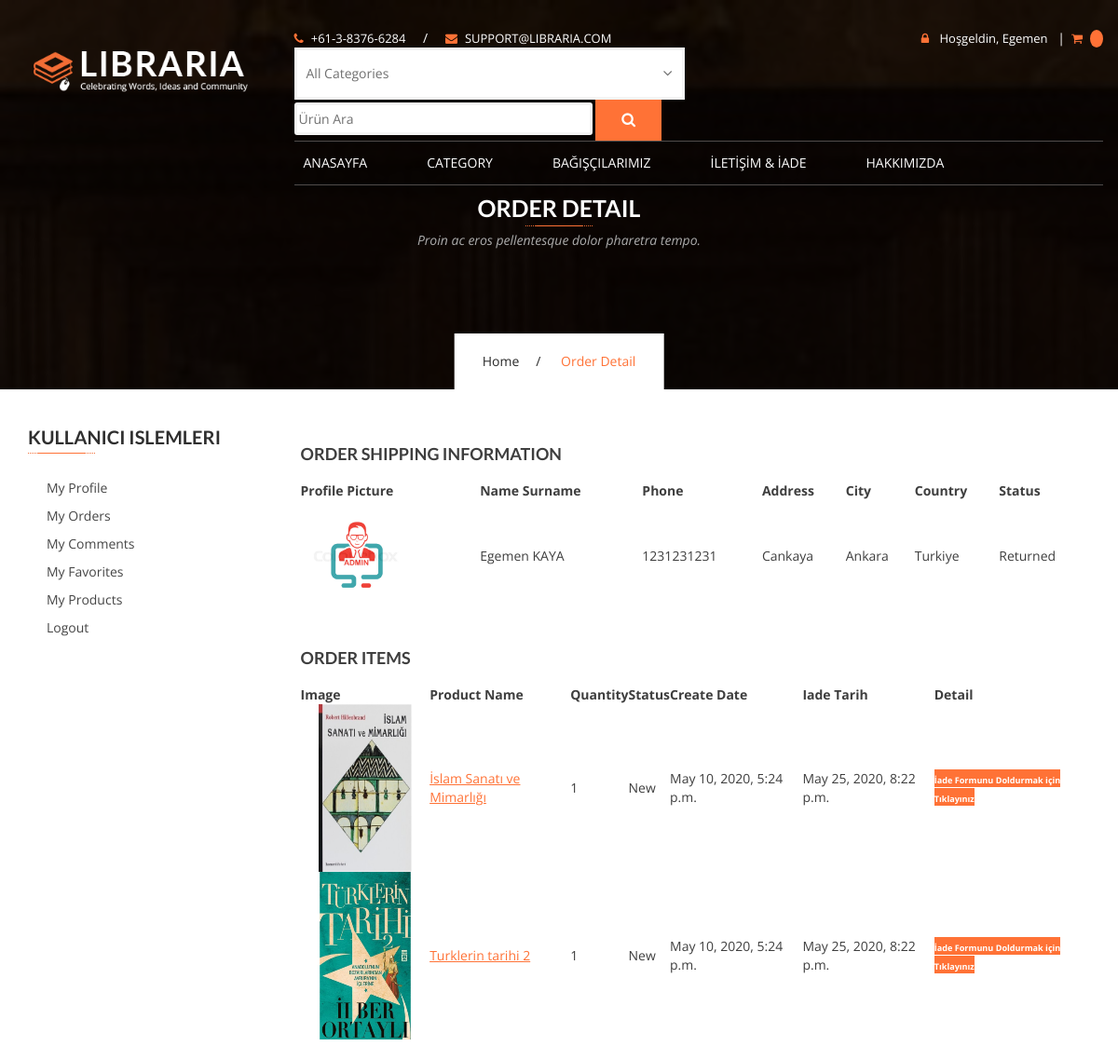
The app's page /user/orderdetail/30 (signed in, upper part), older data.
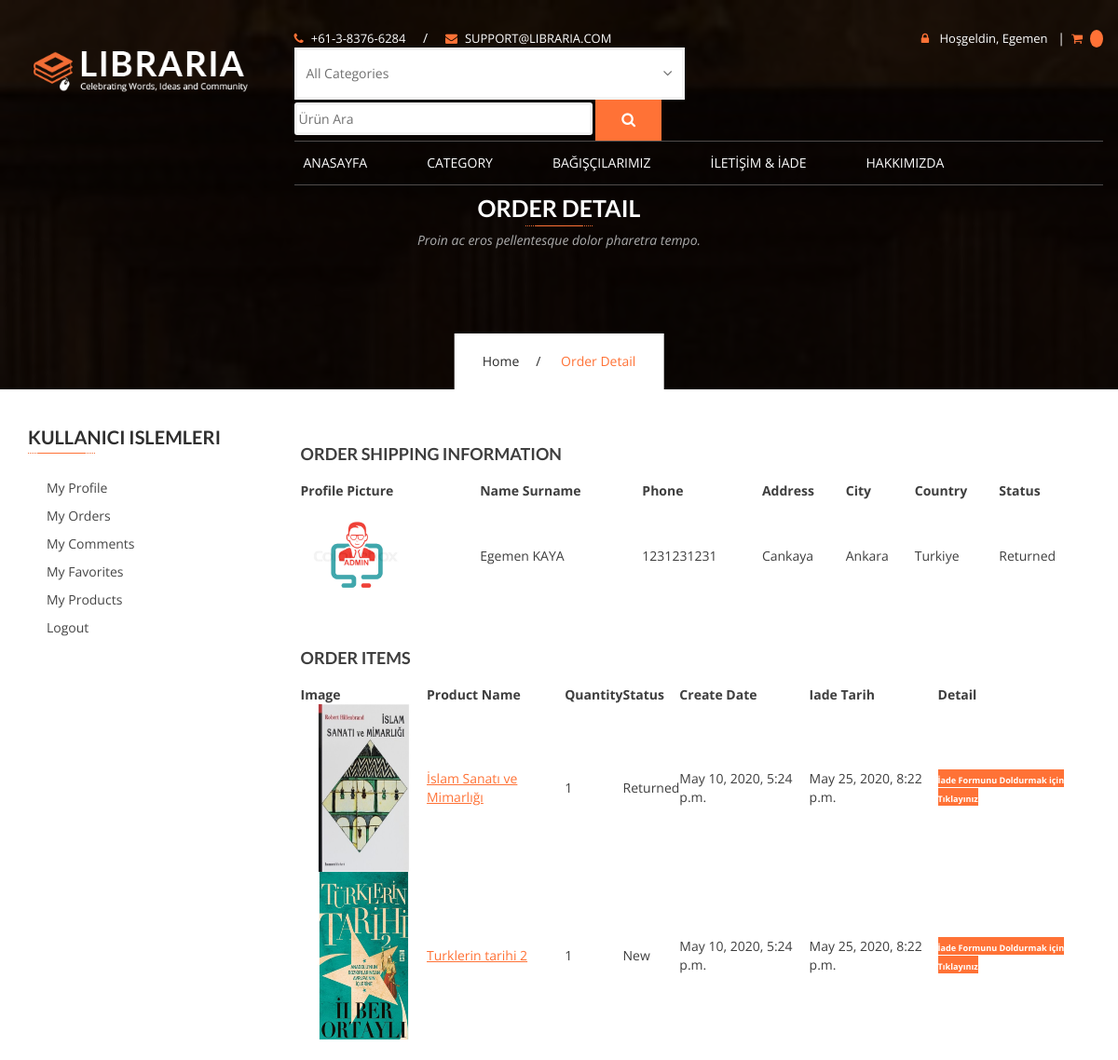
The same page, newer data.
### order/models.py (models this page shows, shortened)
class OrderProduct(models.Model):
    STATUS = (
        ('New','New'),
        ('Accepted', 'Accepted'),
        ('Returned', 'Returned'),
        ('Canceled', 'Canceled'),
    )
    order = models.ForeignKey(Order,on_delete=models.CASCADE)
    user = models.ForeignKey(User, on_delete=models.CASCADE)
    product = models.ForeignKey(Product, on_delete=models.CASCADE)
    quantity = models.IntegerField()
    status = models.CharField(max_length=10, choices=STATUS, default='New')
    create_at = models.DateTimeField(auto_now_add=True)
    update_at = models.DateTimeField(auto_now=True)
    teslim_tarih = models.DateTimeField(default=datetime.now()+timedelta(days=15))

### books/models.py (models this page shows, shortened)
class Product(models.Model):
    STATUS = (
        ('True', 'Evet'),
        ('False', 'Hayır'),
    )
    category = models.ForeignKey(Category,on_delete=models.CASCADE)
    title = models.CharField(max_length=150)
    keywords = models.CharField(blank=True,max_length=255)
    description = models.CharField(blank=True,max_length=255)
    image = models.ImageField(blank=True, upload_to='images/')
    amount = models.IntegerField()
    slug = models.SlugField(null=False,unique=True)
    detail = RichTextUploadingField()
    status = models.CharField(max_length=10,choices=STATUS)
    create_at = models.DateTimeField(auto_now_add=True)
    update_at = models.DateTimeField(auto_now=True)
    def image_tag(self):
        return mark_safe('<img src="{}" height="50"/>'.format(self.image.url))
    image_tag.short_description = 'Image'

### user/views.py (the view)
# urls.py: path('orderdetail/<int:id>',views.orderdetail, name='orderdetail'),
@login_required(login_url='/login')
def orderdetail(request,id):
    category = Category.objects.all()
    current_user = request.user
    profile = UserProfile.objects.get(user_id=current_user.id)
    order = Order.objects.get(user_id=current_user.id, id=id)
    orderitems = OrderProduct.objects.filter(order_id=id)
    context = {
        'category': category,
        'order': order,
        'orderitems': orderitems,
        'profile': profile
    }
    return render(request, 'user_order_detail.html', context)

### user/templates/user_order_detail.html (shortened to what the changed rows need)
{% extends "homebase.html" %}
{% block content %}
        <section class="page-banner services-banner">
            <div class="container">
                <div class="banner-header">
                    <h2>Order Detail</h2>
                </div>
            </div>
        </section>
        <div id="content" class="site-content">
            <div id="primary" class="content-area">
                <main id="main" class="site-main">
                    <div class="main-news-list">
                        <div class="container">
                            <div class="row">
                                <div class="col-md-9 col-md-push-3"><br><br><br>
                                <table class="event-table cart">
                                                        <thead>
                                                            <tr>
                                                                <th class="product-name">Profile Picture</th>
                                                                <th class="product-name">Name Surname</th>
                                                                <th class="product-name">Phone</th>
                                                                <th class="product-name">Address</th>
                                                                <th class="product-name">City</th>
                                                                <th class="product-name">Country</th>
                                                                <th class="product-name">Status</th>
                                                            </tr>
                                                        </thead>
                                                    </table>
                                        <table class="event-table cart">
                                                        <thead>
                                                            <tr>
                                                                <th class="product-name">Image</th>
                                                                <th class="product-name">Product Name</th>
                                                                <th class="product-name">Quantity</th>
                                                                <th class="product-name">Status</th>
                                                                <th class="product-name">Create Date</th>
                                                                <th class="product-name">Iade Tarih</th>
                                                                <th class="product-name">Detail</th>
                                                            </tr>
                                                        </thead>
                                                        <tbody>
                                                        {% for rs in orderitems %}
                                                            <tr>
                                                                <td data-title="date-time"><a href="/product/{{ rs.product_id }}/{{ rs.product.slug }}"><img src="{{ rs.product.image.url }}" style="width: 150px;height: 180px"></a></td>
                                                                <td data-title="date-time"><a href="/product/{{ rs.product_id }}/{{ rs.product.slug }}"><u>{{ rs.product.title }}</u></a></td>
                                                                <td data-title="date-time">{{ rs.quantity }}</td>
                                                                <td data-title="date-time">{{ rs.status }}</td>
                                                                <td data-title="date-time">{{ rs.create_at }}</td>
                                                                <td data-title="date-time">{{ rs.teslim_tarih }}</td>
                                                                <td data-title="date-time"><a class="btn-primary" href="/iletisim "><small><b>İade Formunu Doldurmak için Tıklayınız</b></small></a></td>
                                                            </tr>
                                                        {% endfor %}
                                                        </tbody>
                                                    </table>
                                </div>
                                {% include "user_panel.html" %}
                            </div>
                        </div>
                    </div>
            </div>
 {% endblock %}

Row changes from the older to the newer data that the page shows:
changed OrderProduct "İslam Sanatı ve Mimarlığı": status "New" → "Returned"
